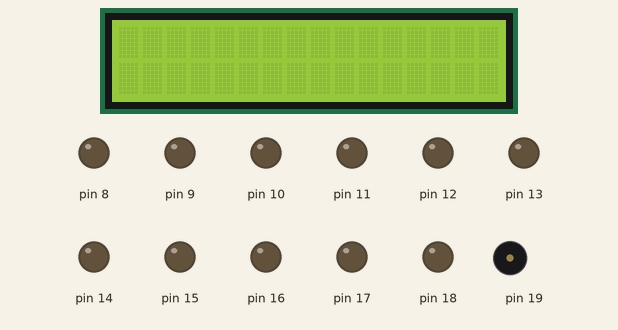
This sketch was run on a simulated Arduino Uno, built with avr-gcc and run on an emulated ATmega328P. Parts: 16×2 character LCD, output pins drawn as LEDs (lit = HIGH), buzzer (waves = sounding).

Above: at 0.33 s.
At 1.2 s:
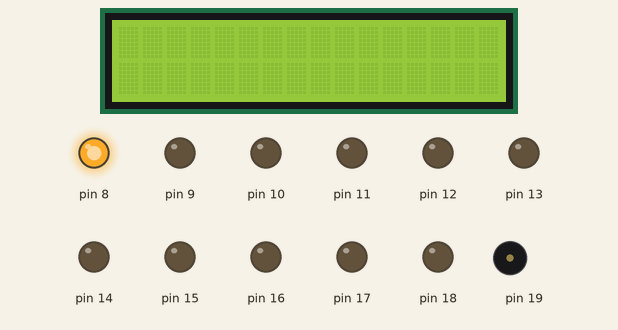
At 2.7 s:
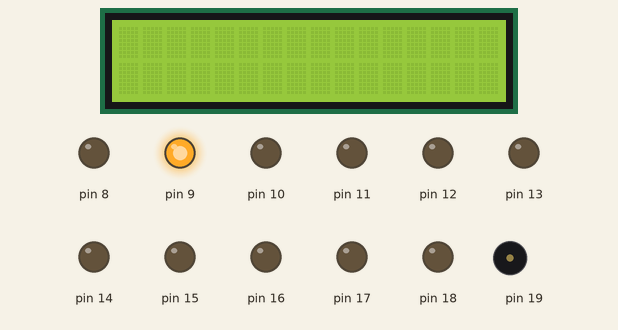
Timing chart, 0 to 3.2 s (numbered marks = the images above):
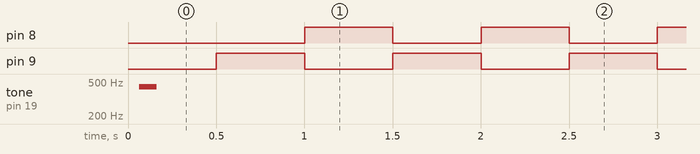

The sketch:

sketch_oct28a.ino
```cpp
#define SET(x,y) x|=_BV(y)
#define CLR(x,y) x&=(~_BV(y))
#include <LiquidCrystal.h>
LiquidCrystal lcd(6, 7, 5, 4, 3, 2);
unsigned long prevMillis = 0;
unsigned long period = 500;
bool redLed = false;
bool blueLed = true;
char receivedData[32];
char incoming;
int pos = 0;
bool dataReceived = false;

void setup() {
  Serial.begin(115200);
  lcd.begin(16, 2);
  lcd.setCursor(0, 0);
  for (int i = 2; i < 20; i++) {
    pinMode(i, OUTPUT);
  }
  tone(19, 440);
  delay(100);
  noTone(19);
}

void loop() {
  if (millis() - prevMillis >= period) {
    prevMillis = millis();
    if (redLed) {
      SET(PORTB, 0);
    }
    else {
      CLR(PORTB, 0);
    }
    if (blueLed) {
      SET(PORTB, 1);
    }
    else {
      CLR(PORTB, 1);
    }
    blueLed = !blueLed;
    redLed = !redLed;
  }
  if (Serial.available() > 0) {
    incoming = Serial.read();
    if (incoming != '\n') {
      pos++;
      receivedData[pos] = incoming;
      dataReceived = true;
    }
    else {
      pos = 0;
      dataReceived = false;
    }
  }
  for(int i = 0; i < pos && dataReceived; i++) {
    if(receivedData[i] != '\0') {
      if(receivedData[i] == '/') {
        lcd.clear();
        lcd.setCursor(0,0);
      }
      else {
        lcd.print(receivedData[i]);
      }
    }
    receivedData[i] = '\0';
  }
}
```

Measured:
- by itself, pin 8, pin 9: alternates HIGH for 0.50 s and LOW for 0.50 s
